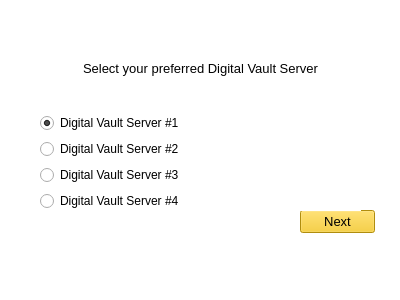
<?xml version="1.0" encoding="UTF-8"?>
<ui version="4.0">
 <class>ServerSelection</class>
 <widget class="QMainWindow" name="ServerSelection">
  <property name="geometry">
   <rect>
    <x>0</x>
    <y>0</y>
    <width>400</width>
    <height>300</height>
   </rect>
  </property>
  <property name="windowTitle">
   <string>MainWindow</string>
  </property>
  <property name="styleSheet">
   <string notr="true">background-color:white;</string>
  </property>
  <widget class="QWidget" name="centralwidget">
   <widget class="QPushButton" name="pushButton">
    <property name="geometry">
     <rect>
      <x>300</x>
      <y>210</y>
      <width>75</width>
      <height>23</height>
     </rect>
    </property>
    <property name="font">
     <font>
      <pointsize>10</pointsize>
     </font>
    </property>
    <property name="styleSheet">
     <string notr="true">background-color: rgb(247, 198, 19)</string>
    </property>
    <property name="text">
     <string>Next</string>
    </property>
   </widget>
   <widget class="QWidget" name="">
    <property name="geometry">
     <rect>
      <x>40</x>
      <y>30</y>
      <width>321</width>
      <height>181</height>
     </rect>
    </property>
    <layout class="QVBoxLayout" name="verticalLayout">
     <item>
      <widget class="QLabel" name="label">
       <property name="font">
        <font>
         <pointsize>10</pointsize>
        </font>
       </property>
       <property name="autoFillBackground">
        <bool>false</bool>
       </property>
       <property name="text">
        <string>Select your preferred Digital Vault Server</string>
       </property>
       <property name="alignment">
        <set>Qt::AlignCenter</set>
       </property>
      </widget>
     </item>
     <item>
      <widget class="QRadioButton" name="radioButton">
       <property name="text">
        <string>Digital Vault Server #1</string>
       </property>
       <property name="checked">
        <bool>true</bool>
       </property>
      </widget>
     </item>
     <item>
      <widget class="QRadioButton" name="radioButton_2">
       <property name="text">
        <string>Digital Vault Server #2</string>
       </property>
      </widget>
     </item>
     <item>
      <widget class="QRadioButton" name="radioButton_3">
       <property name="text">
        <string>Digital Vault Server #3</string>
       </property>
      </widget>
     </item>
     <item>
      <widget class="QRadioButton" name="radioButton_4">
       <property name="text">
        <string>Digital Vault Server #4</string>
       </property>
      </widget>
     </item>
    </layout>
   </widget>
  </widget>
  <widget class="QMenuBar" name="menubar">
   <property name="geometry">
    <rect>
     <x>0</x>
     <y>0</y>
     <width>400</width>
     <height>21</height>
    </rect>
   </property>
  </widget>
  <widget class="QStatusBar" name="statusbar"/>
 </widget>
 <resources/>
 <connections/>
</ui>
